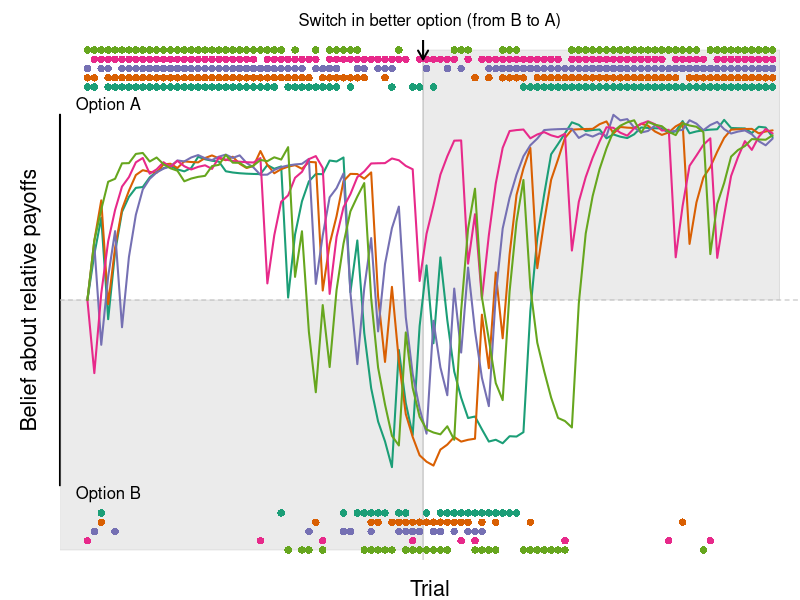

The R source for this figure:

#####
#
# Simulating a social-learning experiment (Mind & Brain, day 3)
#
####


#We assume that there is always one option with higher expected reward compared to the rest
#The optimal option switches after half of the trials

# Individual learning
# Use reinforcement recursion:
# A_i,t = (1-phi)*A_i,t-1 + phi*P_i,t
# where A_i,t is latent attraction (value) to option i at time t
# phi is updating parameter
# P_i is payoff from option i at time t

# Individual choice probability given by softmax
# P_ind = exp( lambda*A_1,t ) / Sum( exp(lambda*A_t) )
# where lambda is a scaling parameter to add noise (i.e., exploration) to choice.
# As lambda -> 0, choice becomes noisy.

#Social learning
# Social choice probability
# P_social = n_i^theta / Sum(n^theta)
# where n_i is the number of individuals who chose option i in the previous round
# and theta is the conformity exponent which controls the strength of conformist learning

# Combination of asocial and social information
# P = (1-sigma)*P_ind + sigma * P_social



# for utilities

library(RColorBrewer)
library(scales)


#Simulation function
#First we define the simulation function with a set of parameters

Sim_fct <- function(Tmax = 100, Group_size, N_options = 2, Payoff_Better,Payoff_Worse, Payoff_SD, phi,lambda, sigma, theta){
  
  Q_values <- matrix(0.1, nrow = Group_size, ncol = N_options )
  
  #Create output matrix to record choices and payoffs participants received as well as observed choices and latent Q_values
  
  Result <- list(id=rep(1:Group_size, each  = Tmax),trial= rep(1:Tmax, Group_size), Choice=NA, Correct=NA, Payoff=NA, Q_values = array(NA, dim = c(Tmax, Group_size, N_options))
  )
  
  # Start simulation loop
  for (trial in 1:Tmax) {
    
    Result$Q_values[trial,,] <- Q_values
    
    #Generate choices
    
    #Loop over all individuals
    for (id in 1:Group_size){
      
      #Individual choice probabilities
      p_individual <- sapply(1:N_options, function(option)  exp(lambda * Q_values[id, option]) / sum (exp(lambda * Q_values[id,]) ))
      
      #1st round or solo participants
      #There are no choices to copy, so only individual information
      if(trial==1 | Group_size == 1){
        p <- p_individual 
      } else {
        #From 2nd round, combination of individual and social information
        
        #Frequency all options were chosen by group members
        n <-  sapply(1:N_options, function(option) length(which(Result$Choice[Result$trial==trial-1 & Result$id != id] == option)) )
        
        #Compute probability for each option depending on weight of social learning learning strategy (conformity exponent)
        p_social <- sapply(1:N_options, function(option) n[option]^theta / sum(n^theta) )
        
        #Compute choice probabilities based on individual and social probabilities
        p <- (1-sigma) * p_individual + sigma * p_social 
        
      }
      
      
      #Make choice proportional to attraction scores and social information
      choice <- sample(1:N_options, size = 1, prob = p)
      
      #Generate a payoff based on choice
      
      #Individual chose better option
      if ( (trial <= Tmax/2 & choice == 1) | (trial > Tmax/2 & choice == 2)  ){
        payoff <- round(rnorm(1, mean=Payoff_Better, sd=Payoff_SD))
        while (payoff<0) payoff <- round(rnorm(1, mean=Payoff_Better, sd=Payoff_SD))
        correct <- 1
        
        #Individual chose worse option
      } else {
        payoff <- round(rnorm(1, mean=Payoff_Worse, sd=Payoff_SD))
        while (payoff<0) payoff <- round(rnorm(1, mean=Payoff_Worse, sd=Payoff_SD))
        correct <- 0
      }
      
      #Record choice & Payoff
      Result$Choice[which(Result$id==id & Result$trial==trial)]  <- choice
      Result$Payoff[which(Result$id==id & Result$trial==trial)]  <- payoff
      Result$Correct[which(Result$id==id & Result$trial==trial)] <- correct
      
      #Update attraction scores based on payoff
      
      pay <- rep(0, N_options)
      pay[choice] <- payoff
      Q_values[id,] <- (1-phi)  *Q_values[id,] + phi * pay
      
    }#individual id
    
  }#trial
  
  #Record parameter values
  Result$phi = phi
  Result$lambda = lambda
  Result$sigma = sigma
  Result$theta = theta
  
  
  return(Result)
  
}#sim_funct

#Run simulation

Result <- Sim_fct(Group_size=5,  #Plot works best for 1-5 group members
                  
                  #Choice environment
                  Payoff_Better=15,
                  Payoff_Worse=12,
                  Payoff_SD=1,
                  
                  #Individual learning parameters
                  
                  phi=0.4,     #Learning rate
                  lambda=0.2, #Exploration/Exploitation rate
                  
                  #Social learning parameters
                  
                  sigma=0.3, #Social learning weight
                  theta=2) #Conformity Exponent


#Plot

{
  
  par(mar = c(2,3,0,0), oma = c(0,0,2,0))
  
  #color stuff
  x <- seq(from=0, to=1, by=0.2) # fake data
  col.pal <- brewer.pal(length(x), "Dark2") #create a pallette
  
  
  plot(Result$Q_values[, 1, 1], type  = "n", ylim = c(-1.3, 1.3), xlab = "",ylab = "", bty = "n", xaxt = "n", yaxt = "n")
  axis(side = 2, labels = FALSE, tck = 0, lwd = 2)
  abline(v = 49.5, lty  =1, col = "grey")
  abline(h = 0, lty  =2, col = "grey")
  
  rect(-3, -1.35, 49.5, 0, density = NA, col = alpha("grey", alpha = 0.3), border = NULL)
  
  rect(49.5, 0, 101, 1.35, density = NA, col = alpha("grey", alpha = 0.3), border = NULL)
  
  
  for (id in 1:max(Result$id)) {
    color = col.pal[id]
    
    lines((Result$Q_values[, id, 2]-Result$Q_values[, id, 1])/max(Result$Q_values), col = color, lwd = 2)
    points(ifelse(Result$Choice[Result$id==id]==2, 1.1+(id*0.05), -1.1-(id*0.05)), col = color, pch = 16)
  }
  
  mtext("Switch in better option (from B to A)", side = 3, outer = FALSE, line = 0.5, cex = 1)
  mtext("Belief about relative payoffs", side = 2, outer = FALSE, line = 1, cex = 1.3)
  mtext("Trial", side = 1, outer = FALSE, line = 1, cex = 1.3)
  
  text("Option B", x = 4, y = -1.05)
  text("Option A", x = 4, y = 1.05)
  
  arrows(49.5,1.8,49.5,1.3, length = 0.1, lwd = 2)  
  
}




####
###
##
# TASKS
##
###
####

#Now, we keep the individual learning parameters constant and focus on social learning
#1. Vary sigma and describe its effect on collective learning and behavior?
#2. Vary theta and describe its effect on collective learning and behavior?
#3. How do both parameters interact and which combination(s) lead to best outcomes?
#4. How do socially learning groups compare to individual learners?
#5. Explore how social learning parameters interact with individual learning parameters.
